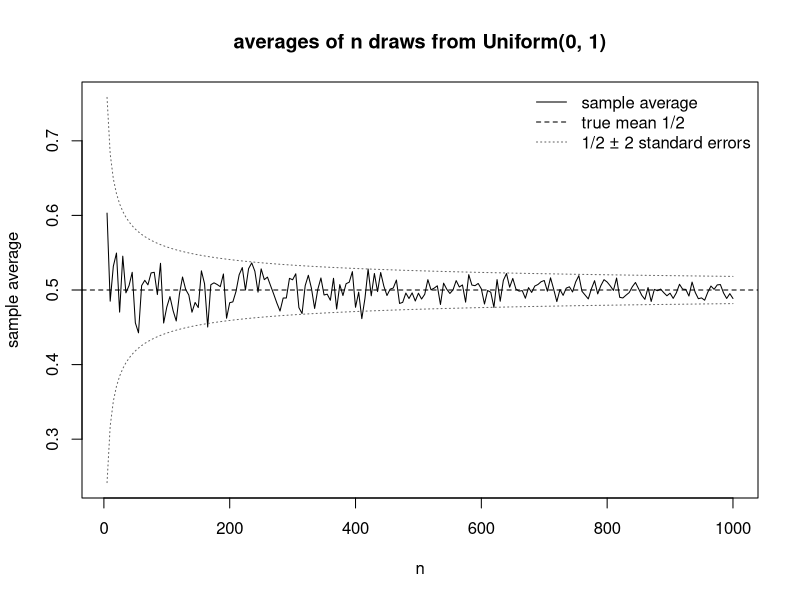

This chart was generated by the following R code:
# mean_vs_n.R
# MATH 166 -- Statistics (Prof. Andreas Mang)
# Homework 1 helper: a loop over sample sizes.
#
# For n = 5, 10, 15, ..., 1000 draw a fresh sample of n numbers from
# Uniform(0, 1), store its average, and plot the averages against n. The plot
# also shows the true mean 1/2 and the band 1/2 +- 2 sigma/sqrt(n) of two
# standard errors, where sigma^2 = 1/12 is the variance of Uniform(0, 1).
# Base R only; no packages needed.
#
# Run:  source("mean_vs_n.R")     (in R or RStudio, from this folder)

set.seed(0)                            # reproducibility (remove for a fresh draw)

nvals <- seq(5, 1000, by = 5)          # n = 5, 10, ..., 1000
avg <- numeric(length(nvals))          # room for one average per n, filled in below

for (k in seq_along(nvals)) {          # k = 1, 2, ..., 200 numbers the entries of nvals
  n <- nvals[k]
  x <- runif(n)                        # a fresh sample of size n
  avg[k] <- mean(x)
}

band <- 2 * sqrt(1 / 12 / nvals)       # two standard errors, 2 sigma / sqrt(n), for every n
inside <- mean(abs(avg - 0.5) <= band) # the mean of TRUEs and FALSEs is a proportion

cat(sprintf("average at n = %d: %.4f   (true mean 0.5)\n", nvals[length(nvals)],
            avg[length(avg)]))
cat(sprintf("proportion of the %d averages inside the band: %.2f\n", length(nvals),
            inside))

# plot() fixes the range of the y-axis, so make it wide enough for the band as well
plot(nvals, avg, type = "l", xlab = "n", ylab = "sample average",
     ylim = range(avg, 0.5 - band, 0.5 + band),
     main = "averages of n draws from Uniform(0, 1)")
abline(h = 0.5, lty = 2)
lines(nvals, 0.5 + band, lty = 3, col = "gray40")
lines(nvals, 0.5 - band, lty = 3, col = "gray40")
legend("topright", bty = "n", lty = c(1, 2, 3), col = c("black", "black", "gray40"),
       legend = c("sample average", "true mean 1/2", "1/2 ± 2 standard errors"))

# -----------------------------------------------------------------------------
# This script is part of STAN (Statistics: Theory, Applications & Numerics),
# the code repository for MATH 166 at Tufts University:
# https://github.com/andreasmang/stan
